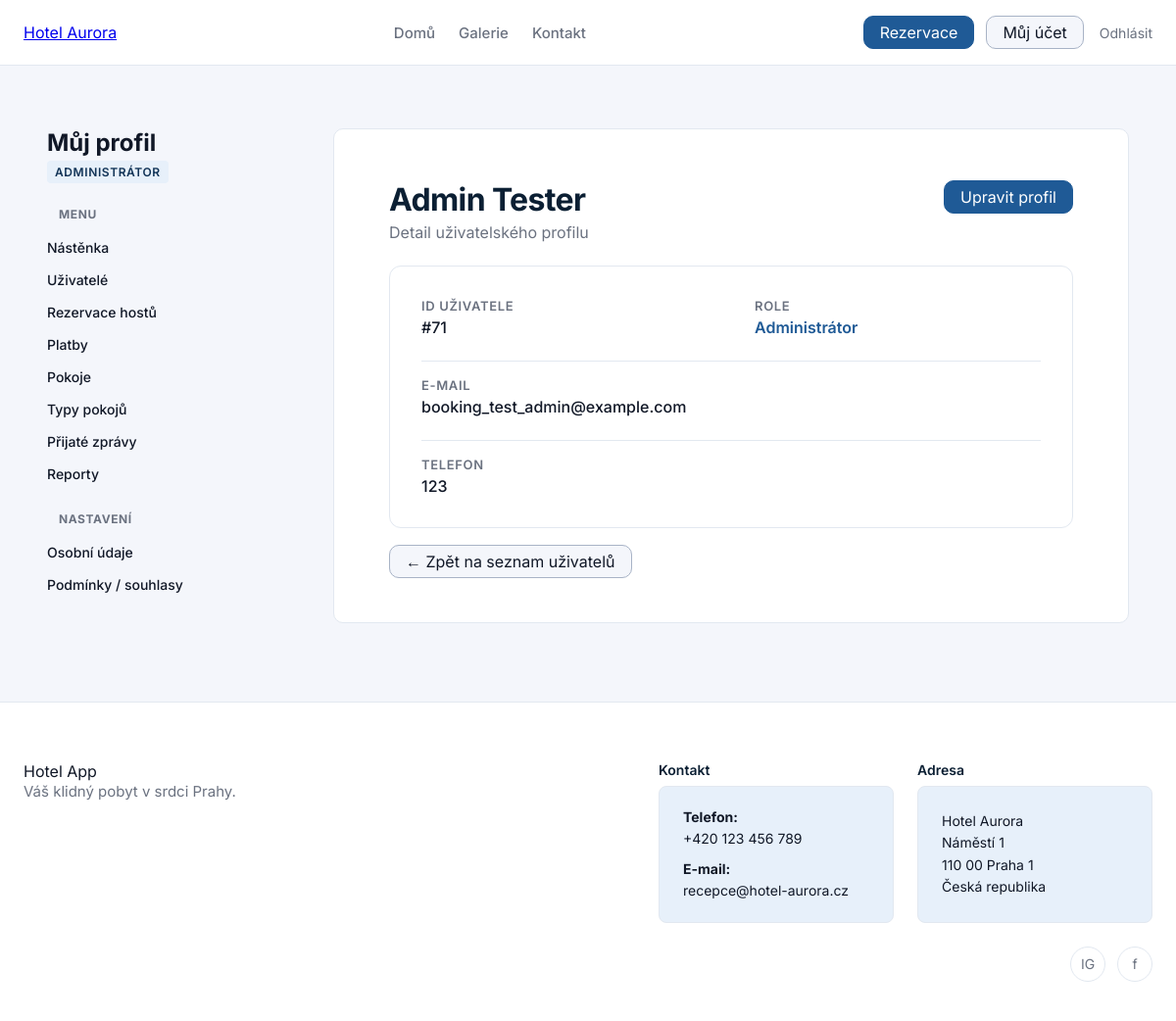
The page /users/71 (signed in) on the database its author committed.
### tables this page shows
CREATE TABLE "users" (
    id            INTEGER PRIMARY KEY AUTOINCREMENT,
    email         TEXT NOT NULL UNIQUE,
    password_hash TEXT NOT NULL,
    first_name    TEXT NOT NULL,
    last_name     TEXT NOT NULL,
    phone_number  TEXT,
    role_id       INTEGER NOT NULL
        REFERENCES roles(id),
    created_at    TEXT NOT NULL DEFAULT (datetime('now'))
);

### pages/UserPage.py (the view)
@router.get("/{user_id}", name="user_detail")
async def user_detail(
    user_id: int,
    request: Request,
    user_svc: UserService = Depends(user_service),
    role_svc: RoleService = Depends(role_service),
    current_user = Depends(get_current_user),
):
    if isinstance(current_user, RedirectResponse):
        return current_user
    flags = profile_role_flags(current_user)
    user, is_owner, can_edit = _get_user_detail_for_view(user_id, current_user, user_svc)
    role_id = current_user["role_id"]
    if role_id == ROLE_CUSTOMER and not is_owner:
        raise HTTPException(status_code=403, detail="Nemáte oprávnění zobrazit tohoto uživatele")
    roles = role_svc.list_roles() if flags["is_admin"] else []
    tpl = request.app.state.templates
    return tpl.TemplateResponse(
        "users/user_detail.html",
        {
            "request": request,
            "title": f"Detail uživatele {user['email']}",
            "user": user,
            "current_user": current_user,
            "is_owner": is_owner,
            "can_edit": can_edit,
            "roles": roles,
            **flags,
        },
    )

### templates/users/user_detail.html (shortened to what this page needs)
{% extends "profile/profile_base.html" %}
{% block profile_content %}
  <div class="dashboard-header" style="display: flex; justify-content: space-between; align-items: flex-start; margin-bottom: 24px;">
    <div>
        <h1 style="margin: 0 0 4px 0;">{{ user.first_name }} {{ user.last_name }}</h1>
        <p style="color: var(--color-text-muted); margin: 0;">Detail uživatelského profilu</p>
    </div>
    {% if can_edit %}
      <a href="{{ url_for('user_edit', user_id=user.id) }}" class="btn btn-primary">
        Upravit profil
      </a>
    {% endif %}
  </div>
  <div class="detail-card">
    <div class="detail-grid">
        <div class="detail-item">
            <span class="detail-label">ID uživatele</span>
            <span class="detail-value">#{{ user.id }}</span>
        </div>
        <div class="detail-item">
            <span class="detail-label">Role</span>
            <span class="detail-value">
                {% if user.role_id == 1 %}
                    <span style="color: var(--color-primary-500); font-weight: 600;">Administrátor</span>
                {% elif user.role_id == 2 %}
                    <span>Recepční</span>
                {% else %}
                    <span>Zákazník</span>
                {% endif %}
            </span>
        </div>
        <div class="detail-item full-width">
            <span class="detail-label">E-mail</span>
            <span class="detail-value">{{ user.email }}</span>
        </div>
        <div class="detail-item full-width">
            <span class="detail-label">Telefon</span>
            <span class="detail-value">
                {% if user.phone_number %}
                    {{ user.phone_number }}
                {% else %}
                    <span style="color: var(--color-text-muted); font-style: italic;">Neuvedeno</span>
                {% endif %}
            </span>
        </div>
    </div>
  </div>
  <div style="margin-top: 24px;">
      <a href="{{ url_for('users_list') }}" class="btn btn-secondary">
        &larr; Zpět na seznam uživatelů
      </a>
  </div>
{% endblock %}

### static/styles.css (style rules this page uses)
html { height: 100%; }
* { box-sizing: border-box; font-family: "Inter", sans-serif; }
:root { --color-primary-900: #0B1F33; --color-primary-700: #123457; --color-primary-500: #1F5A96; --color-primary-100: #E7F0FA; --color-primary-white: #FFFFFF; --color-accent-500: #D4A857; --color-accent-100: #FFF5E6; --color-bg-main: #F4F6FB; --color-bg-card: #FFFFFF; --color-border-subtle: #E2E8F0; --color-text-main: #111827; --color-text-muted: #6B7280; --color-text-on-dark: #F9FAFB; --color-bg-secondary: #A8B3C6; --color-success: #16A34A; --color-warning: #F59E0B; --color-error: #DC2626; --color-info: #0EA5E9; }
body { margin: 0; background: var(--color-bg-main); color: var(--color-text-main); min-height: 100vh; display: flex; flex-direction: column; }
h1 { font-size: 32px; font-weight: 700; margin-bottom: 24px; color: var(--color-primary-900); letter-spacing: -0.02em; }
.btn { padding: 6px 16px; border-radius: 10px; text-decoration: none; border: 1px solid transparent; white-space: nowrap; cursor: pointer; }
.btn-primary { background-color: var(--color-primary-500); color: var(--color-primary-white); border-color: var(--color-primary-500); }
.btn-secondary { background-color: var(--color-bg-main); color: var(--color-text-main); border-color: var(--color-bg-secondary); }
html { scroll-behavior: smooth; }
.profile-content-card h1, .profile-content-card h2 { margin-top: 0; color: var(--color-primary-900); }
.detail-card { background: var(--color-primary-white); border: 1px solid var(--color-border-subtle); border-radius: 12px; padding: 32px; }
.detail-grid { display: grid; grid-template-columns: repeat(2, 1fr); gap: 24px 48px; }
.detail-item { display: flex; flex-direction: column; gap: 4px; }
.detail-item.full-width { grid-column: 1 / -1; border-top: 1px solid var(--color-border-subtle); padding-top: 16px; }
.detail-label { font-size: 13px; font-weight: 600; text-transform: uppercase; color: var(--color-text-muted); letter-spacing: 0.05em; }
.detail-value { font-size: 16px; color: var(--color-text-main); font-weight: 500; }

### rows shown on the page
users: first_name "Admin", last_name "Tester", id "71", email "booking_test_admin@example.com", phone_number "123"
